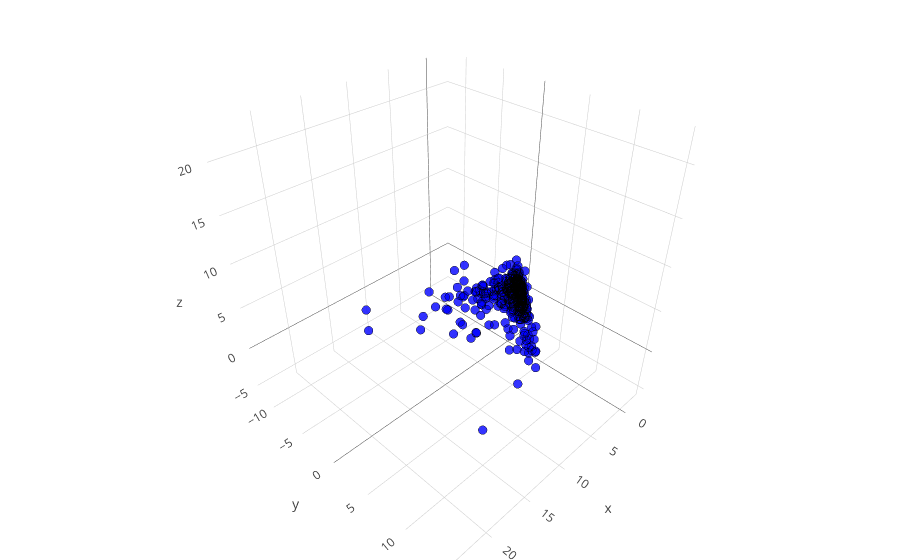

Notebook source saved alongside this figure:
### Code cell
plot_PCA_3D(pca3d_cv_transform)

### Figure 1 — Plotly figure (JSON) as saved in the notebook; plotly's stock layout.template omitted (floating-point values rounded to 4 significant figures; data arrays with more than 128 entries replaced by an {"elided": "..."} marker saying what was removed)
{"data": [{"marker": {"color": "blue", "line": {"color": "black", "width": 0.25}, "opacity": 0.8, "size": 3}, "mode": "markers", "type": "scatter3d", "x": {"elided": "465 float values"}, "y": {"elided": "465 float values"}, "z": {"elided": "465 float values"}}], "layout": {"margin": {"b": 0, "l": 0, "r": 0, "t": 0}}}
